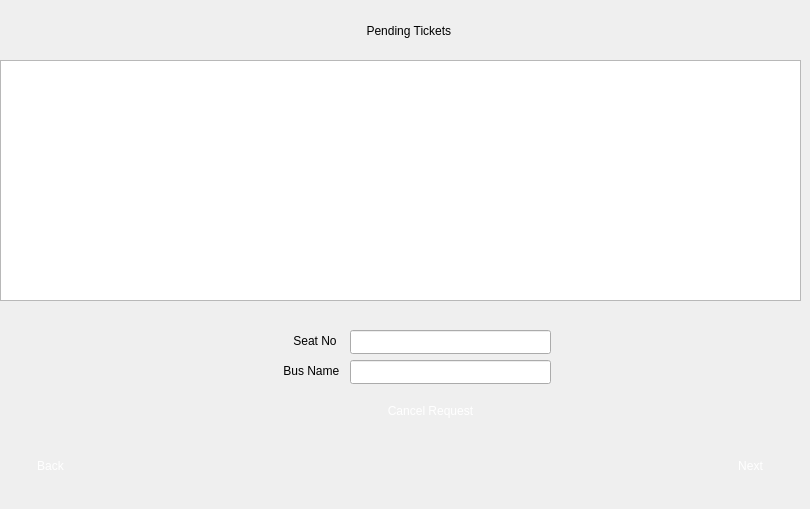
    <widget class="QWidget" name="My_ticket_page">
     <widget class="QLabel" name="label_23">
      <property name="geometry">
       <rect>
        <x>300</x>
        <y>10</y>
        <width>221</width>
        <height>41</height>
       </rect>
      </property>
      <property name="styleSheet">
       <string notr="true">font: 700 9pt &quot;Segoe UI&quot;;
</string>
      </property>
      <property name="text">
       <string>                    Pending Tickets</string>
      </property>
     </widget>
     <widget class="QPushButton" name="My_ticket_next_button">
      <property name="geometry">
       <rect>
        <x>710</x>
        <y>450</y>
        <width>81</width>
        <height>31</height>
       </rect>
      </property>
      <property name="styleSheet">
       <string notr="true">font: 700 9pt &quot;Segoe UI&quot;;
color: rgb(255, 255, 255);
image: url(:/new/prefix1/ImageC/button4.png);
border-style: solid;
 border-radius:10px;
 max-width:200px;
 max-height:200px;
 min-width:0px;
 min-height:0px;</string>
      </property>
      <property name="text">
       <string>Next</string>
      </property>
     </widget>
     <widget class="QPushButton" name="My_ticket_back_button">
      <property name="geometry">
       <rect>
        <x>10</x>
        <y>450</y>
        <width>81</width>
        <height>31</height>
       </rect>
      </property>
      <property name="styleSheet">
       <string notr="true">font: 700 9pt &quot;Segoe UI&quot;;
color: rgb(255, 255, 255);
image: url(:/new/prefix1/ImageC/button4.png);
border-style: solid;
 
 border-radius:10px;
 max-width:200px;
 max-height:200px;
 min-width:0px;
 min-height:0px;</string>
      </property>
      <property name="text">
       <string>Back</string>
      </property>
     </widget>
     <widget class="QTableView" name="tableView_2">
      <property name="geometry">
       <rect>
        <x>0</x>
        <y>60</y>
        <width>801</width>
        <height>241</height>
       </rect>
      </property>
      <property name="styleSheet">
       <string notr="true">background-image: url(:/image/E:/project pic/white.jpeg);</string>
      </property>
      <property name="sizeAdjustPolicy">
       <enum>QAbstractScrollArea::AdjustToContents</enum>
      </property>
      <property name="alternatingRowColors">
       <bool>false</bool>
      </property>
      <property name="selectionMode">
       <enum>QAbstractItemView::NoSelection</enum>
      </property>
      <property name="gridStyle">
       <enum>Qt::DotLine</enum>
      </property>
      <attribute name="horizontalHeaderVisible">
       <bool>true</bool>
      </attribute>
     </widget>
     <widget class="QLabel" name="label_28">
      <property name="geometry">
       <rect>
        <x>240</x>
        <y>310</y>
        <width>351</width>
        <height>131</height>
       </rect>
      </property>
      <property name="styleSheet">
       <string notr="true">background-image: url(:/image/E:/project pic/Black_colour.jpg);</string>
      </property>
      <property name="text">
       <string/>
      </property>
     </widget>
     <widget class="QLabel" name="label_27">
      <property name="geometry">
       <rect>
        <x>290</x>
        <y>330</y>
        <width>51</width>
        <height>21</height>
       </rect>
      </property>
      <property name="styleSheet">
       <string notr="true">font: 700 9pt &quot;Segoe UI&quot;;
background-image: url(:/image/E:/project pic/white.jpeg);</string>
      </property>
      <property name="text">
       <string> Seat No</string>
      </property>
     </widget>
     <widget class="QLineEdit" name="Cancel_request_seat">
      <property name="geometry">
       <rect>
        <x>350</x>
        <y>330</y>
        <width>201</width>
        <height>24</height>
       </rect>
      </property>
      <property name="styleSheet">
       <string notr="true">font: 700 9pt &quot;Segoe UI&quot;;
background-image: url(:/image/E:/project pic/white.jpeg);</string>
      </property>
     </widget>
     <widget class="QPushButton" name="Cancel_request_button">
      <property name="geometry">
       <rect>
        <x>370</x>
        <y>390</y>
        <width>121</width>
        <height>41</height>
       </rect>
      </property>
      <property name="styleSheet">
       <string notr="true">font: 700 9pt &quot;Segoe UI&quot;;
color: rgb(255, 255, 255);
image: url(:/new/prefix1/ImageC/button4.png);
border-style: solid;
 
 border-radius:10px;
 max-width:200px;
 max-height:200px;
 min-width:0px;
 min-height:0px;</string>
      </property>
      <property name="text">
       <string>Cancel Request</string>
      </property>
     </widget>
     <widget class="QLabel" name="label_29">
      <property name="geometry">
       <rect>
        <x>280</x>
        <y>360</y>
        <width>61</width>
        <height>21</height>
       </rect>
      </property>
      <property name="styleSheet">
       <string notr="true">font: 700 9pt &quot;Segoe UI&quot;;
background-image: url(:/image/E:/project pic/white.jpeg);</string>
      </property>
      <property name="text">
       <string> Bus Name</string>
      </property>
     </widget>
     <widget class="QLineEdit" name="Cancel_request_bus">
      <property name="geometry">
       <rect>
        <x>350</x>
        <y>360</y>
        <width>201</width>
        <height>24</height>
       </rect>
      </property>
      <property name="styleSheet">
       <string notr="true">font: 700 9pt &quot;Segoe UI&quot;;
background-image: url(:/image/E:/project pic/white.jpeg);</string>
      </property>
     </widget>
     <widget class="QLabel" name="label_49">
      <property name="geometry">
       <rect>
        <x>0</x>
        <y>0</y>
        <width>800</width>
        <height>500</height>
       </rect>
      </property>
      <property name="text">
       <string/>
      </property>
      <property name="pixmap">
       <pixmap resource="ResourceC.qrc">:/new/prefix1/ImageC/bl4.png</pixmap>
      </property>
      <property name="scaledContents">
       <bool>true</bool>
      </property>
     </widget>
     <zorder>label_49</zorder>
     <zorder>label_23</zorder>
     <zorder>My_ticket_next_button</zorder>
     <zorder>My_ticket_back_button</zorder>
     <zorder>tableView_2</zorder>
     <zorder>label_28</zorder>
     <zorder>label_27</zorder>
     <zorder>Cancel_request_seat</zorder>
     <zorder>Cancel_request_button</zorder>
     <zorder>label_29</zorder>
     <zorder>Cancel_request_bus</zorder>
    </widget>
